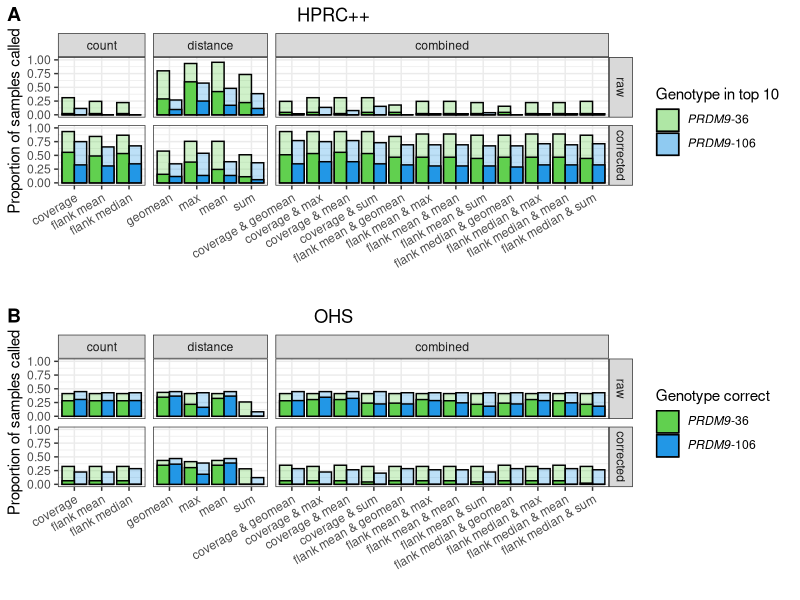

Write R code to recreate this figure.
library(tidyr)
library(dplyr)
library(ggplot2)
library(stringr)
library(cowplot)
library(ggtext)

hprc <- read.table("data/chapter3/gbkc-36-vs-106-HPRC.tsv", header=T, sep="\t")
ohs <- read.table("data/chapter3/gbkc-36-vs-106-OHS.tsv", header=T, sep="\t")

both <- hprc %>% 
  mutate(Dataset="HPRC++") %>% 
  bind_rows(ohs %>% mutate(Dataset="OHS")) %>% 
  rename(Comparison=Truth, Reads=Corrected) %>% 
  mutate(Comparison=ifelse(Comparison==T, "Truth genotypes", 
                           "Realignment model calls"),
         Reads=ifelse(Reads==T, "Corrected", "Raw"),
         NumSamples=case_when(
           Dataset=="HPRC++" & PRDM9List==36 & Comparison=="Truth genotypes" ~ 45,
           Dataset=="HPRC++" & PRDM9List==36 & Comparison=="Realignment model calls" ~ 52,
           Dataset=="OHS" & PRDM9List==36 & Comparison=="Truth genotypes" ~ 46,
           Dataset=="OHS" & PRDM9List==36 & Comparison=="Realignment model calls" ~ 52,
           Dataset=="HPRC++" & PRDM9List==106 ~ 52,
           Dataset=="OHS" & PRDM9List==106 ~ 49,
         )) %>% 
  mutate(TwoCorrectPerc=TwoCorrect/NumSamples,
         OneCorrectPerc=OneCorrect/NumSamples,
         Top10Perc=Top10/NumSamples)

both$PRDM9List <- factor(both$PRDM9List, levels=c(36, 106))
both$Model <- factor(both$Model, levels=c("count", "distance",  "combined"))
both$Comparison <- factor(both$Comparison, levels=c("Truth genotypes", 
                                                    "Realignment model calls"))

truth <- both %>% filter(Comparison=="Truth genotypes")

truth.long <- truth %>%
  pivot_longer(cols=c(TwoCorrectPerc, Top10Perc),
               names_to="Perc", values_to="Value")

truth <- truth %>%
  mutate(Reads=ifelse(Reads=="Corrected", "corrected", "raw"))

truth$Reads <- factor(truth$Reads, levels=c("raw", "corrected"))


hh <- ggplot(truth %>% filter(Dataset=="HPRC++"),
             aes(x=Method, group=PRDM9List)) + 
  theme_bw() +
  facet_grid(Reads ~ Model, scales="free_x", space="free_x") +
  geom_col(aes(y=Top10Perc,fill=PRDM9List), 
           position="dodge", alpha=0.3, color="black") +
  geom_col(aes(y=TwoCorrectPerc,fill=PRDM9List), 
           position="dodge", color="black") +
  scale_fill_manual(values=c(palette()[c(3:4)]),
                    labels=c("*PRDM9*-36","*PRDM9*-106")) +
  theme(axis.text.x=element_text(angle=30, hjust=1),
        plot.title = element_text(hjust = 0.5),
        legend.text=ggtext::element_markdown()) +
  guides(fill = guide_legend(override.aes = list(alpha = 0.3))) +
  labs(fill="Genotype in top 10") +
  xlab("") + 
  ylab("Proportion of samples called") +
  ggtitle("HPRC++") +
  ylim(0,1)

oo <- ggplot(truth %>% filter(Dataset=="OHS"),
             aes(x=Method, group=PRDM9List)) + 
  theme_bw() +
  facet_grid(Reads ~ Model, scales="free_x", space="free_x") +
  geom_col(aes(y=Top10Perc,fill=PRDM9List), 
           position="dodge", alpha=0.3, color="black") +
  geom_col(aes(y=TwoCorrectPerc,fill=PRDM9List), 
           position="dodge", color="black") +
  scale_fill_manual(values=c(palette()[c(3:4)]),
                    labels=c("*PRDM9*-36","*PRDM9*-106")) +
  theme(axis.text.x=element_text(angle=30, hjust=1),
        plot.title = element_text(hjust = 0.5),
        legend.text=ggtext::element_markdown()) +
  guides(fill = guide_legend(override.aes = list(alpha = 1))) +
  labs(fill="Genotype correct") +
  xlab("") + 
  ylab("Proportion of samples called") +
  ggtitle("OHS") +
  ylim(0,1)

plot_grid(hh, NULL, oo, ncol=1, align="v", axis="lr", 
          rel_heights=c(1,0.01,1), labels=c("A","","B"))